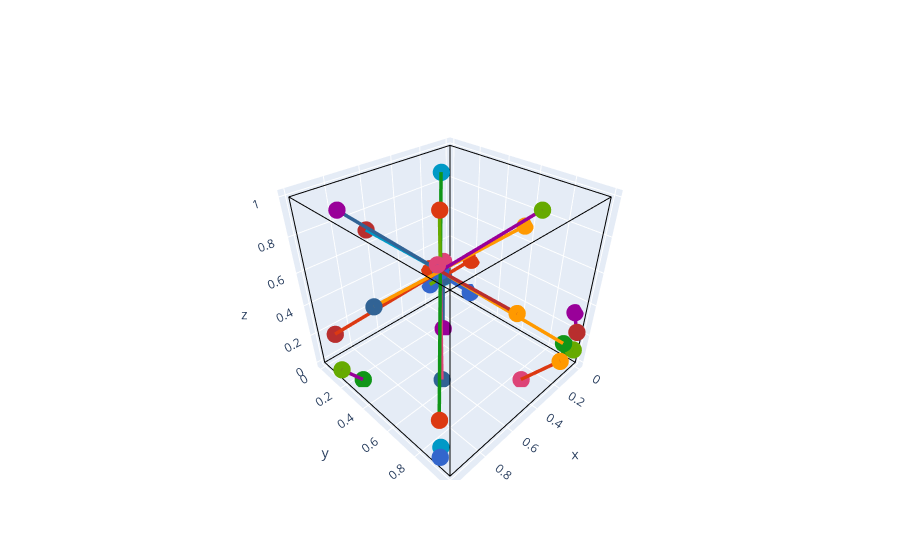

Notebook source saved alongside this figure:
### Markdown cell above
Create a BCC - SC lattice using fundamental representation

### Code cell
pos = np.array([
    [0,0,0],
    [0.5,0.5,0.5]
])
edges = np.array([
    [0,0],
    [0,0],
    [0,0],
    [1,0],
    [1,0],
    [1,0],
    [1,0],
    [1,0],
    [1,0],
    [1,0],
    [1,0],
])
tess_vec = np.array([
    [1,0,0],
    [0,1,0],
    [0,0,1],
    [0,0,0],
    [1,0,0],
    [0,1,0],
    [1,1,0],
    [0,0,1],
    [1,0,1],
    [0,1,1],
    [1,1,1],
])

lat = Lattice(nodal_positions=pos, fundamental_edge_adjacency=edges, fundamental_tesselation_vecs=tess_vec)
lat = lat.create_windowed(min_edge_length=0.1, max_num_attempts=100)
plotting.plotly_unit_cell_3d(lat, show_uc_box=True).show()

### Figure 1 — Plotly figure (JSON) as saved in the notebook; plotly's stock layout.template omitted (floating-point values rounded to 4 significant figures)
{"data": [{"line": {"color": "black", "width": 2}, "mode": "lines", "name": "unit cell", "showlegend": false, "type": "scatter3d", "x": [1, 0, 0, 1, null, 0, 0, 0, 0, null, 0, 1, 1, 0, null, 1, 1, 1, 1], "y": [0, 0, 1, 1, null, 0, 0, 1, 1, null, 0, 0, 1, 1, null, 0, 0, 1, 1], "z": [0, 0, 0, 0, null, 0, 1, 1, 0, null, 1, 1, 1, 1, null, 1, 0, 0, 1]}, {"marker": {"color": ["#3366CC", "#DC3912", "#FF9900", "#109618", "#990099", "#0099C6", "#DD4477", "#66AA00", "#B82E2E", "#316395", "#3366CC", "#DC3912", "#FF9900", "#109618", "#990099", "#0099C6", "#DD4477", "#66AA00", "#B82E2E", "#316395", "#3366CC", "#DC3912", "#FF9900", "#109618", "#990099", "#0099C6", "#DD4477", "#66AA00", "#B82E2E", "#316395", "#3366CC", "#DC3912"], "size": 6}, "mode": "markers", "name": "nodes", "showlegend": false, "text": [0, 1, 2, 3, 4, 5, 6, 7, 8, 9, 10, 11, 12, 13, 14, 15, 16, 17, 18, 19, 20, 21, 22, 23, 24, 25, 26, 27, 28, 29, 30, 31], "textfont": {"size": 14}, "type": "scatter3d", "x": [0, 0, 0, 0, 0, 0.06197, 0.06197, 0.06197, 0.06197, 0.124, 0.186, 0.186, 0.186, 0.186, 0.3221, 0.3221, 0.3221, 0.3221, 0.624, 0.624, 0.624, 0.624, 0.624, 0.9258, 0.9258, 0.9258, 0.9258, 1, 1, 1, 1, 1], "y": [0.186, 0.186, 0.562, 0.938, 0.938, 0, 0, 1, 1, 0.06199, 0, 0, 1, 1, 0.2602, 0.2602, 0.8638, 0.8638, 0, 0.562, 0.562, 0.562, 1, 0.2602, 0.2602, 0.8638, 0.8638, 0.186, 0.186, 0.562, 0.938, 0.938], "z": [0.07422, 0.3221, 0.6982, 0.07422, 0.3221, 0.1362, 0.2602, 0.1362, 0.2602, 0.1982, 0.1362, 0.2602, 0.1362, 0.2602, 0, 1, 0, 1, 0.6982, 0, 0.6982, 1, 0.6982, 0, 1, 0, 1, 0.07422, 0.3221, 0.6982, 0.07422, 0.3221]}, {"connectgaps": false, "hoverinfo": "none", "line": {"color": ["#3366CC", "#3366CC", "#3366CC", "#DC3912", "#DC3912", "#DC3912", "#FF9900", "#FF9900", "#FF9900", "#109618", "#109618", "#109618", "#990099", "#990099", "#990099", "#0099C6", "#0099C6", "#0099C6", "#DD4477", "#DD4477", "#DD4477", "#66AA00", "#66AA00", "#66AA00", "#B82E2E", "#B82E2E", "#B82E2E", "#316395", "#316395", "#316395", "#3366CC", "#3366CC", "#3366CC", "#DC3912", "#DC3912", "#DC3912", "#FF9900", "#FF9900", "#FF9900", "#109618", "#109618", "#109618", "#990099", "#990099", "#990099", "#0099C6", "#0099C6", "#0099C6", "#DD4477", "#DD4477", "#DD4477", "#66AA00", "#66AA00", "#66AA00", "#B82E2E", "#B82E2E", "#B82E2E", "#316395", "#316395", "#316395", "#3366CC", "#3366CC", "#3366CC", "#DC3912", "#DC3912", "#DC3912", "#FF9900", "#FF9900", "#FF9900", "#109618", "#109618", "#109618", "#990099", "#990099", "#990099", "#0099C6", "#0099C6", "#0099C6"], "width": 7}, "mode": "lines", "showlegend": false, "type": "scatter3d", "x": [0, 0.124, null, 0, 0.124, null, 0, 0.624, null, 0, 0.06197, null, 0, 0.06197, null, 0.06197, 0.124, null, 0.06197, 0.124, null, 0.124, 0.186, null, 0.124, 0.186, null, 0.124, 0.3221, null, 0.124, 0.624, null, 0.186, 0.3221, null, 0.186, 0.624, null, 0.3221, 0.624, null, 0.3221, 0.624, null, 0.624, 0.624, null, 0.624, 0.624, null, 0.624, 0.624, null, 0.624, 0.624, null, 0.624, 0.9258, null, 0.624, 0.9258, null, 0.624, 1, null, 0.624, 1, null, 0.624, 1, null, 0.9258, 1, null, 0.9258, 1, null], "y": [0.186, 0.06199, null, 0.186, 0.06199, null, 0.562, 0.562, null, 0.938, 1, null, 0.938, 1, null, 0, 0.06199, null, 0, 0.06199, null, 0.06199, 0, null, 0.06199, 0, null, 0.06199, 0.2602, null, 0.06199, 0.562, null, 1, 0.8638, null, 1, 0.562, null, 0.2602, 0.562, null, 0.8638, 0.562, null, 0, 0.562, null, 0.562, 0.562, null, 0.562, 0.562, null, 0.562, 1, null, 0.562, 0.2602, null, 0.562, 0.8638, null, 0.562, 0.186, null, 0.562, 0.562, null, 0.562, 0.938, null, 0.2602, 0.186, null, 0.8638, 0.938, null], "z": [0.07422, 0.1982, null, 0.3221, 0.1982, null, 0.6982, 0.6982, null, 0.07422, 0.1362, null, 0.3221, 0.2602, null, 0.1362, 0.1982, null, 0.2602, 0.1982, null, 0.1982, 0.1362, null, 0.1982, 0.2602, null, 0.1982, 0, null, 0.1982, 0.6982, null, 0.1362, 0, null, 0.2602, 0.6982, null, 1, 0.6982, null, 1, 0.6982, null, 0.6982, 0.6982, null, 0, 0.6982, null, 0.6982, 1, null, 0.6982, 0.6982, null, 0.6982, 1, null, 0.6982, 1, null, 0.6982, 0.3221, null, 0.6982, 0.6982, null, 0.6982, 0.3221, null, 0, 0.07422, null, 0, 0.07422, null]}], "layout": {"title": {"text": ""}}}
